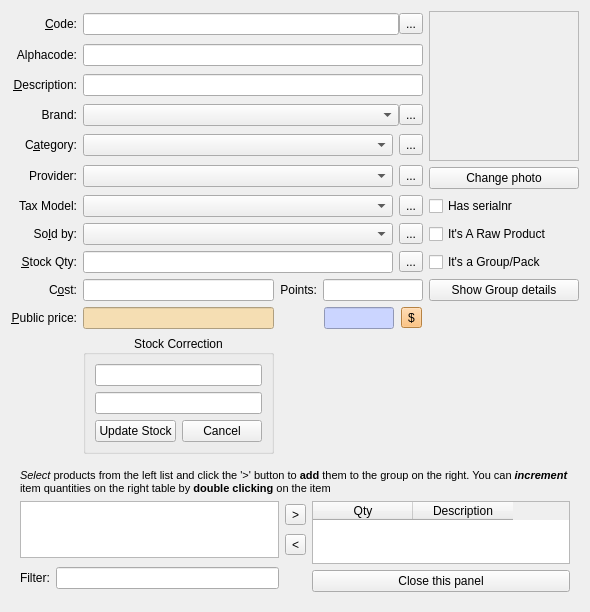
<?xml version="1.0" encoding="UTF-8"?>
<ui version="4.0">
 <class>productEditor</class>
 <widget class="QWidget" name="productEditor">
  <property name="geometry">
   <rect>
    <x>0</x>
    <y>0</y>
    <width>576</width>
    <height>493</height>
   </rect>
  </property>
  <property name="sizePolicy">
   <sizepolicy hsizetype="MinimumExpanding" vsizetype="Minimum">
    <horstretch>0</horstretch>
    <verstretch>0</verstretch>
   </sizepolicy>
  </property>
  <property name="windowTitle">
   <string>Product Editor</string>
  </property>
  <layout class="QGridLayout" name="gridLayout">
   <item row="0" column="0">
    <widget class="QLabel" name="label_5">
     <property name="sizePolicy">
      <sizepolicy hsizetype="Minimum" vsizetype="Maximum">
       <horstretch>0</horstretch>
       <verstretch>0</verstretch>
      </sizepolicy>
     </property>
     <property name="layoutDirection">
      <enum>Qt::LeftToRight</enum>
     </property>
     <property name="text">
      <string>&amp;Code:</string>
     </property>
     <property name="alignment">
      <set>Qt::AlignRight|Qt::AlignTrailing|Qt::AlignVCenter</set>
     </property>
     <property name="buddy">
      <cstring>editCode</cstring>
     </property>
    </widget>
   </item>
   <item row="0" column="1" colspan="3">
    <layout class="QHBoxLayout">
     <property name="spacing">
      <number>0</number>
     </property>
     <property name="margin">
      <number>0</number>
     </property>
     <item>
      <widget class="QLineEdit" name="editCode">
       <property name="sizePolicy">
        <sizepolicy hsizetype="MinimumExpanding" vsizetype="Fixed">
         <horstretch>0</horstretch>
         <verstretch>0</verstretch>
        </sizepolicy>
       </property>
       <property name="minimumSize">
        <size>
         <width>260</width>
         <height>0</height>
        </size>
       </property>
       <property name="maximumSize">
        <size>
         <width>16777215</width>
         <height>16777215</height>
        </size>
       </property>
      </widget>
     </item>
     <item>
      <widget class="QToolButton" name="btnChangeCode">
       <property name="toolTip">
        <string>Change code</string>
       </property>
       <property name="text">
        <string>...</string>
       </property>
       <property name="autoRaise">
        <bool>false</bool>
       </property>
      </widget>
     </item>
    </layout>
   </item>
   <item row="0" column="4" rowspan="6">
    <layout class="QVBoxLayout">
     <item>
      <widget class="QLabel" name="labelPhoto">
       <property name="sizePolicy">
        <sizepolicy hsizetype="Minimum" vsizetype="Minimum">
         <horstretch>0</horstretch>
         <verstretch>0</verstretch>
        </sizepolicy>
       </property>
       <property name="minimumSize">
        <size>
         <width>150</width>
         <height>150</height>
        </size>
       </property>
       <property name="frameShape">
        <enum>QFrame::StyledPanel</enum>
       </property>
       <property name="frameShadow">
        <enum>QFrame::Sunken</enum>
       </property>
       <property name="text">
        <string/>
       </property>
       <property name="alignment">
        <set>Qt::AlignCenter</set>
       </property>
      </widget>
     </item>
     <item>
      <widget class="QPushButton" name="btnPhoto">
       <property name="sizePolicy">
        <sizepolicy hsizetype="Minimum" vsizetype="Fixed">
         <horstretch>0</horstretch>
         <verstretch>0</verstretch>
        </sizepolicy>
       </property>
       <property name="text">
        <string>Change photo</string>
       </property>
      </widget>
     </item>
    </layout>
   </item>
   <item row="1" column="0">
    <widget class="QLabel" name="label_2">
     <property name="text">
      <string>Alphacode:</string>
     </property>
     <property name="alignment">
      <set>Qt::AlignRight|Qt::AlignTrailing|Qt::AlignVCenter</set>
     </property>
    </widget>
   </item>
   <item row="1" column="1" colspan="3">
    <widget class="QLineEdit" name="editAlphacode">
     <property name="sizePolicy">
      <sizepolicy hsizetype="MinimumExpanding" vsizetype="Fixed">
       <horstretch>0</horstretch>
       <verstretch>0</verstretch>
      </sizepolicy>
     </property>
     <property name="minimumSize">
      <size>
       <width>260</width>
       <height>0</height>
      </size>
     </property>
    </widget>
   </item>
   <item row="2" column="0">
    <widget class="QLabel" name="label_14">
     <property name="sizePolicy">
      <sizepolicy hsizetype="Minimum" vsizetype="Preferred">
       <horstretch>0</horstretch>
       <verstretch>0</verstretch>
      </sizepolicy>
     </property>
     <property name="layoutDirection">
      <enum>Qt::LeftToRight</enum>
     </property>
     <property name="text">
      <string>&amp;Description:</string>
     </property>
     <property name="alignment">
      <set>Qt::AlignRight|Qt::AlignTrailing|Qt::AlignVCenter</set>
     </property>
     <property name="buddy">
      <cstring>editDesc</cstring>
     </property>
    </widget>
   </item>
   <item row="2" column="1" colspan="3">
    <widget class="QLineEdit" name="editDesc">
     <property name="sizePolicy">
      <sizepolicy hsizetype="MinimumExpanding" vsizetype="Fixed">
       <horstretch>0</horstretch>
       <verstretch>0</verstretch>
      </sizepolicy>
     </property>
     <property name="minimumSize">
      <size>
       <width>260</width>
       <height>0</height>
      </size>
     </property>
    </widget>
   </item>
   <item row="3" column="0">
    <widget class="QLabel" name="label_4">
     <property name="text">
      <string>Brand:</string>
     </property>
     <property name="alignment">
      <set>Qt::AlignRight|Qt::AlignTrailing|Qt::AlignVCenter</set>
     </property>
    </widget>
   </item>
   <item row="3" column="1" colspan="3">
    <layout class="QHBoxLayout" name="horizontalLayout_4">
     <property name="spacing">
      <number>0</number>
     </property>
     <item>
      <widget class="QComboBox" name="brandCombo">
       <property name="sizePolicy">
        <sizepolicy hsizetype="Minimum" vsizetype="Fixed">
         <horstretch>0</horstretch>
         <verstretch>0</verstretch>
        </sizepolicy>
       </property>
       <property name="minimumSize">
        <size>
         <width>260</width>
         <height>0</height>
        </size>
       </property>
      </widget>
     </item>
     <item>
      <widget class="QToolButton" name="btnAddBrand">
       <property name="toolTip">
        <string>Add a new brand</string>
       </property>
       <property name="text">
        <string>...</string>
       </property>
       <property name="autoRaise">
        <bool>false</bool>
       </property>
      </widget>
     </item>
    </layout>
   </item>
   <item row="4" column="0">
    <widget class="QLabel" name="label_8">
     <property name="sizePolicy">
      <sizepolicy hsizetype="Minimum" vsizetype="Preferred">
       <horstretch>0</horstretch>
       <verstretch>0</verstretch>
      </sizepolicy>
     </property>
     <property name="layoutDirection">
      <enum>Qt::LeftToRight</enum>
     </property>
     <property name="text">
      <string>C&amp;ategory:</string>
     </property>
     <property name="alignment">
      <set>Qt::AlignRight|Qt::AlignTrailing|Qt::AlignVCenter</set>
     </property>
     <property name="buddy">
      <cstring>categoriesCombo</cstring>
     </property>
    </widget>
   </item>
   <item row="4" column="1" colspan="3">
    <layout class="QHBoxLayout" name="horizontalLayout">
     <item>
      <widget class="QComboBox" name="categoriesCombo">
       <property name="sizePolicy">
        <sizepolicy hsizetype="Minimum" vsizetype="Fixed">
         <horstretch>0</horstretch>
         <verstretch>0</verstretch>
        </sizepolicy>
       </property>
       <property name="minimumSize">
        <size>
         <width>260</width>
         <height>0</height>
        </size>
       </property>
      </widget>
     </item>
     <item>
      <widget class="QToolButton" name="btnAddCategory">
       <property name="toolTip">
        <string>Add a new category</string>
       </property>
       <property name="text">
        <string>...</string>
       </property>
       <property name="autoRaise">
        <bool>false</bool>
       </property>
      </widget>
     </item>
    </layout>
   </item>
   <item row="5" column="0">
    <widget class="QLabel" name="label_6">
     <property name="text">
      <string>Provider:</string>
     </property>
     <property name="alignment">
      <set>Qt::AlignRight|Qt::AlignTrailing|Qt::AlignVCenter</set>
     </property>
    </widget>
   </item>
   <item row="5" column="1" colspan="3">
    <layout class="QHBoxLayout" name="horizontalLayout_5">
     <item>
      <widget class="QComboBox" name="providerCombo">
       <property name="sizePolicy">
        <sizepolicy hsizetype="Minimum" vsizetype="Fixed">
         <horstretch>0</horstretch>
         <verstretch>0</verstretch>
        </sizepolicy>
       </property>
       <property name="minimumSize">
        <size>
         <width>260</width>
         <height>0</height>
        </size>
       </property>
      </widget>
     </item>
     <item>
      <widget class="QToolButton" name="btnAddProvider">
       <property name="toolTip">
        <string>Add a new provider</string>
       </property>
       <property name="text">
        <string>...</string>
       </property>
       <property name="autoRaise">
        <bool>false</bool>
       </property>
      </widget>
     </item>
    </layout>
   </item>
   <item row="6" column="0">
    <widget class="QLabel" name="label">
     <property name="text">
      <string>Tax Model:</string>
     </property>
     <property name="alignment">
      <set>Qt::AlignRight|Qt::AlignTrailing|Qt::AlignVCenter</set>
     </property>
    </widget>
   </item>
   <item row="6" column="1" colspan="3">
    <layout class="QHBoxLayout" name="horizontalLayout_3">
     <item>
      <widget class="QComboBox" name="taxModelCombo">
       <property name="minimumSize">
        <size>
         <width>260</width>
         <height>0</height>
        </size>
       </property>
      </widget>
     </item>
     <item>
      <widget class="QToolButton" name="btnAddTaxModel">
       <property name="toolTip">
        <string>Add a new tax model</string>
       </property>
       <property name="text">
        <string>...</string>
       </property>
       <property name="autoRaise">
        <bool>false</bool>
       </property>
      </widget>
     </item>
    </layout>
   </item>
   <item row="7" column="0">
    <widget class="QLabel" name="label_7">
     <property name="sizePolicy">
      <sizepolicy hsizetype="Minimum" vsizetype="Preferred">
       <horstretch>0</horstretch>
       <verstretch>0</verstretch>
      </sizepolicy>
     </property>
     <property name="layoutDirection">
      <enum>Qt::LeftToRight</enum>
     </property>
     <property name="text">
      <string>So&amp;ld by:</string>
     </property>
     <property name="alignment">
      <set>Qt::AlignRight|Qt::AlignTrailing|Qt::AlignVCenter</set>
     </property>
     <property name="buddy">
      <cstring>measuresCombo</cstring>
     </property>
    </widget>
   </item>
   <item row="7" column="1" colspan="3">
    <layout class="QHBoxLayout" name="horizontalLayout_2">
     <item>
      <widget class="QComboBox" name="measuresCombo">
       <property name="sizePolicy">
        <sizepolicy hsizetype="MinimumExpanding" vsizetype="Fixed">
         <horstretch>0</horstretch>
         <verstretch>0</verstretch>
        </sizepolicy>
       </property>
       <property name="minimumSize">
        <size>
         <width>260</width>
         <height>0</height>
        </size>
       </property>
      </widget>
     </item>
     <item>
      <widget class="QToolButton" name="btnAddUnits">
       <property name="toolTip">
        <string>Add a new unit</string>
       </property>
       <property name="text">
        <string>...</string>
       </property>
       <property name="autoRaise">
        <bool>false</bool>
       </property>
      </widget>
     </item>
    </layout>
   </item>
   <item row="6" column="4">
    <widget class="QCheckBox" name="chIsIndividual">
     <property name="text">
      <string>Has serialnr</string>
     </property>
    </widget>
   </item>
   <item row="7" column="4">
    <widget class="QCheckBox" name="chIsARaw">
     <property name="text">
      <string>It's A Raw Product</string>
     </property>
    </widget>
   </item>
   <item row="8" column="0">
    <widget class="QLabel" name="labelStockQty">
     <property name="sizePolicy">
      <sizepolicy hsizetype="Minimum" vsizetype="Preferred">
       <horstretch>0</horstretch>
       <verstretch>0</verstretch>
      </sizepolicy>
     </property>
     <property name="text">
      <string>&amp;Stock Qty:</string>
     </property>
     <property name="alignment">
      <set>Qt::AlignRight|Qt::AlignTrailing|Qt::AlignVCenter</set>
     </property>
     <property name="buddy">
      <cstring>editStockQty</cstring>
     </property>
    </widget>
   </item>
   <item row="8" column="1" colspan="3">
    <layout class="QHBoxLayout" name="horizontalLayout_6">
     <item>
      <widget class="QLineEdit" name="editStockQty">
       <property name="sizePolicy">
        <sizepolicy hsizetype="MinimumExpanding" vsizetype="Fixed">
         <horstretch>0</horstretch>
         <verstretch>0</verstretch>
        </sizepolicy>
       </property>
       <property name="minimumSize">
        <size>
         <width>260</width>
         <height>0</height>
        </size>
       </property>
       <property name="maximumSize">
        <size>
         <width>16777215</width>
         <height>16777215</height>
        </size>
       </property>
       <property name="readOnly">
        <bool>false</bool>
       </property>
      </widget>
     </item>
     <item>
      <widget class="QToolButton" name="btnStockCorrect">
       <property name="toolTip">
        <string>Correct stock</string>
       </property>
       <property name="text">
        <string>...</string>
       </property>
      </widget>
     </item>
    </layout>
   </item>
   <item row="8" column="4">
    <widget class="QCheckBox" name="chIsAGroup">
     <property name="text">
      <string>It's a Group/Pack</string>
     </property>
    </widget>
   </item>
   <item row="9" column="0">
    <widget class="QLabel" name="label_9">
     <property name="sizePolicy">
      <sizepolicy hsizetype="Minimum" vsizetype="Preferred">
       <horstretch>0</horstretch>
       <verstretch>0</verstretch>
      </sizepolicy>
     </property>
     <property name="layoutDirection">
      <enum>Qt::LeftToRight</enum>
     </property>
     <property name="text">
      <string>C&amp;ost:</string>
     </property>
     <property name="alignment">
      <set>Qt::AlignRight|Qt::AlignTrailing|Qt::AlignVCenter</set>
     </property>
     <property name="buddy">
      <cstring>editCost</cstring>
     </property>
    </widget>
   </item>
   <item row="9" column="1">
    <widget class="QLineEdit" name="editCost">
     <property name="sizePolicy">
      <sizepolicy hsizetype="MinimumExpanding" vsizetype="Fixed">
       <horstretch>0</horstretch>
       <verstretch>0</verstretch>
      </sizepolicy>
     </property>
     <property name="minimumSize">
      <size>
       <width>100</width>
       <height>0</height>
      </size>
     </property>
     <property name="maximumSize">
      <size>
       <width>16777215</width>
       <height>16777215</height>
      </size>
     </property>
    </widget>
   </item>
   <item row="9" column="2">
    <widget class="QLabel" name="label_15">
     <property name="sizePolicy">
      <sizepolicy hsizetype="Minimum" vsizetype="Preferred">
       <horstretch>0</horstretch>
       <verstretch>0</verstretch>
      </sizepolicy>
     </property>
     <property name="layoutDirection">
      <enum>Qt::LeftToRight</enum>
     </property>
     <property name="text">
      <string>Points:</string>
     </property>
     <property name="alignment">
      <set>Qt::AlignRight|Qt::AlignTrailing|Qt::AlignVCenter</set>
     </property>
     <property name="buddy">
      <cstring>editPoints</cstring>
     </property>
    </widget>
   </item>
   <item row="9" column="3">
    <widget class="QLineEdit" name="editPoints">
     <property name="sizePolicy">
      <sizepolicy hsizetype="MinimumExpanding" vsizetype="Fixed">
       <horstretch>0</horstretch>
       <verstretch>0</verstretch>
      </sizepolicy>
     </property>
     <property name="minimumSize">
      <size>
       <width>100</width>
       <height>0</height>
      </size>
     </property>
     <property name="maximumSize">
      <size>
       <width>60</width>
       <height>16777215</height>
      </size>
     </property>
     <property name="readOnly">
      <bool>false</bool>
     </property>
    </widget>
   </item>
   <item row="9" column="4">
    <widget class="QPushButton" name="btnShowGroup">
     <property name="text">
      <string>Show Group details</string>
     </property>
    </widget>
   </item>
   <item row="10" column="0">
    <widget class="QLabel" name="label_13">
     <property name="sizePolicy">
      <sizepolicy hsizetype="Minimum" vsizetype="Preferred">
       <horstretch>0</horstretch>
       <verstretch>0</verstretch>
      </sizepolicy>
     </property>
     <property name="layoutDirection">
      <enum>Qt::LeftToRight</enum>
     </property>
     <property name="text">
      <string>&amp;Public price:</string>
     </property>
     <property name="alignment">
      <set>Qt::AlignRight|Qt::AlignTrailing|Qt::AlignVCenter</set>
     </property>
     <property name="buddy">
      <cstring>editFinalPrice</cstring>
     </property>
    </widget>
   </item>
   <item row="10" column="1">
    <widget class="QLineEdit" name="editFinalPrice">
     <property name="sizePolicy">
      <sizepolicy hsizetype="MinimumExpanding" vsizetype="Fixed">
       <horstretch>0</horstretch>
       <verstretch>0</verstretch>
      </sizepolicy>
     </property>
     <property name="minimumSize">
      <size>
       <width>100</width>
       <height>0</height>
      </size>
     </property>
     <property name="maximumSize">
      <size>
       <width>16777215</width>
       <height>16777215</height>
      </size>
     </property>
     <property name="statusTip">
      <string>Can be calculated with de + button</string>
     </property>
     <property name="styleSheet">
      <string>background: wheat;</string>
     </property>
     <property name="readOnly">
      <bool>false</bool>
     </property>
    </widget>
   </item>
   <item row="10" column="3">
    <layout class="QHBoxLayout" name="horizontalLayout_8">
     <item>
      <widget class="QLineEdit" name="editUtility">
       <property name="sizePolicy">
        <sizepolicy hsizetype="Maximum" vsizetype="Fixed">
         <horstretch>0</horstretch>
         <verstretch>0</verstretch>
        </sizepolicy>
       </property>
       <property name="minimumSize">
        <size>
         <width>70</width>
         <height>0</height>
        </size>
       </property>
       <property name="maximumSize">
        <size>
         <width>70</width>
         <height>16777215</height>
        </size>
       </property>
       <property name="toolTip">
        <string>Profit margin. Used to auto calculate the price</string>
       </property>
       <property name="styleSheet">
        <string>background: rgb(203,213,255);</string>
       </property>
      </widget>
     </item>
     <item>
      <widget class="QToolButton" name="btnCalculatePrice">
       <property name="palette">
        <palette>
         <active>
          <colorrole role="WindowText">
           <brush brushstyle="SolidPattern">
            <color alpha="255">
             <red>0</red>
             <green>0</green>
             <blue>0</blue>
            </color>
           </brush>
          </colorrole>
          <colorrole role="Button">
           <brush brushstyle="SolidPattern">
            <color alpha="255">
             <red>255</red>
             <green>182</green>
             <blue>93</blue>
            </color>
           </brush>
          </colorrole>
          <colorrole role="Light">
           <brush brushstyle="SolidPattern">
            <color alpha="255">
             <red>255</red>
             <green>240</green>
             <blue>221</blue>
            </color>
           </brush>
          </colorrole>
          <colorrole role="Midlight">
           <brush brushstyle="SolidPattern">
            <color alpha="255">
             <red>255</red>
             <green>211</green>
             <blue>157</blue>
            </color>
           </brush>
          </colorrole>
          <colorrole role="Dark">
           <brush brushstyle="SolidPattern">
            <color alpha="255">
             <red>127</red>
             <green>91</green>
             <blue>46</blue>
            </color>
           </brush>
          </colorrole>
          <colorrole role="Mid">
           <brush brushstyle="SolidPattern">
            <color alpha="255">
             <red>170</red>
             <green>121</green>
             <blue>62</blue>
            </color>
           </brush>
          </colorrole>
          <colorrole role="Text">
           <brush brushstyle="SolidPattern">
            <color alpha="255">
             <red>0</red>
             <green>0</green>
             <blue>0</blue>
            </color>
           </brush>
          </colorrole>
          <colorrole role="BrightText">
           <brush brushstyle="SolidPattern">
            <color alpha="255">
             <red>255</red>
             <green>255</green>
             <blue>255</blue>
            </color>
           </brush>
          </colorrole>
          <colorrole role="ButtonText">
           <brush brushstyle="SolidPattern">
            <color alpha="255">
             <red>0</red>
             <green>0</green>
             <blue>0</blue>
            </color>
           </brush>
          </colorrole>
          <colorrole role="Base">
           <brush brushstyle="SolidPattern">
            <color alpha="255">
             <red>255</red>
             <green>255</green>
             <blue>255</blue>
            </color>
           </brush>
          </colorrole>
          <colorrole role="Window">
           <brush brushstyle="SolidPattern">
            <color alpha="255">
             <red>255</red>
             <green>182</green>
             <blue>93</blue>
            </color>
           </brush>
          </colorrole>
          <colorrole role="Shadow">
           <brush brushstyle="SolidPattern">
            <color alpha="255">
             <red>0</red>
             <green>0</green>
             <blue>0</blue>
            </color>
           </brush>
          </colorrole>
          <colorrole role="AlternateBase">
           <brush brushstyle="SolidPattern">
            <color alpha="255">
             <red>255</red>
             <green>218</green>
             <blue>174</blue>
            </color>
           </brush>
          </colorrole>
         </active>
         <inactive>
          <colorrole role="WindowText">
           <brush brushstyle="SolidPattern">
            <color alpha="255">
             <red>0</red>
             <green>0</green>
             <blue>0</blue>
            </color>
           </brush>
          </colorrole>
          <colorrole role="Button">
           <brush brushstyle="SolidPattern">
            <color alpha="255">
             <red>255</red>
             <green>182</green>
             <blue>93</blue>
            </color>
           </brush>
          </colorrole>
          <colorrole role="Light">
           <brush brushstyle="SolidPattern">
            <color alpha="255">
             <red>255</red>
             <green>240</green>
             <blue>221</blue>
            </color>
           </brush>
          </colorrole>
          <colorrole role="Midlight">
           <brush brushstyle="SolidPattern">
            <color alpha="255">
             <red>255</red>
             <green>211</green>
             <blue>157</blue>
            </color>
           </brush>
          </colorrole>
          <colorrole role="Dark">
           <brush brushstyle="SolidPattern">
            <color alpha="255">
             <red>127</red>
             <green>91</green>
             <blue>46</blue>
            </color>
           </brush>
          </colorrole>
          <colorrole role="Mid">
           <brush brushstyle="SolidPattern">
            <color alpha="255">
             <red>170</red>
             <green>121</green>
             <blue>62</blue>
            </color>
           </brush>
          </colorrole>
          <colorrole role="Text">
           <brush brushstyle="SolidPattern">
            <color alpha="255">
             <red>0</red>
             <green>0</green>
             <blue>0</blue>
            </color>
           </brush>
          </colorrole>
          <colorrole role="BrightText">
           <brush brushstyle="SolidPattern">
            <color alpha="255">
             <red>255</red>
             <green>255</green>
             <blue>255</blue>
            </color>
           </brush>
          </colorrole>
          <colorrole role="ButtonText">
           <brush brushstyle="SolidPattern">
            <color alpha="255">
             <red>0</red>
             <green>0</green>
             <blue>0</blue>
            </color>
           </brush>
          </colorrole>
          <colorrole role="Base">
           <brush brushstyle="SolidPattern">
            <color alpha="255">
             <red>255</red>
             <green>255</green>
             <blue>255</blue>
            </color>
           </brush>
          </colorrole>
          <colorrole role="Window">
           <brush brushstyle="SolidPattern">
            <color alpha="255">
             <red>255</red>
             <green>182</green>
             <blue>93</blue>
            </color>
           </brush>
          </colorrole>
          <colorrole role="Shadow">
           <brush brushstyle="SolidPattern">
            <color alpha="255">
             <red>0</red>
             <green>0</green>
             <blue>0</blue>
            </color>
           </brush>
          </colorrole>
          <colorrole role="AlternateBase">
           <brush brushstyle="SolidPattern">
            <color alpha="255">
             <red>255</red>
             <green>218</green>
             <blue>174</blue>
            </color>
           </brush>
          </colorrole>
         </inactive>
         <disabled>
          <colorrole role="WindowText">
           <brush brushstyle="SolidPattern">
            <color alpha="255">
             <red>127</red>
             <green>91</green>
             <blue>46</blue>
            </color>
           </brush>
          </colorrole>
          <colorrole role="Button">
           <brush brushstyle="SolidPattern">
            <color alpha="255">
             <red>255</red>
             <green>182</green>
             <blue>93</blue>
            </color>
           </brush>
          </colorrole>
          <colorrole role="Light">
           <brush brushstyle="SolidPattern">
            <color alpha="255">
             <red>255</red>
             <green>240</green>
             <blue>221</blue>
            </color>
           </brush>
          </colorrole>
          <colorrole role="Midlight">
           <brush brushstyle="SolidPattern">
            <color alpha="255">
             <red>255</red>
             <green>211</green>
             <blue>157</blue>
            </color>
           </brush>
          </colorrole>
          <colorrole role="Dark">
           <brush brushstyle="SolidPattern">
            <color alpha="255">
             <red>127</red>
             <green>91</green>
             <blue>46</blue>
            </color>
           </brush>
          </colorrole>
          <colorrole role="Mid">
           <brush brushstyle="SolidPattern">
            <color alpha="255">
             <red>170</red>
             <green>121</green>
             <blue>62</blue>
            </color>
           </brush>
          </colorrole>
          <colorrole role="Text">
           <brush brushstyle="SolidPattern">
            <color alpha="255">
             <red>127</red>
             <green>91</green>
             <blue>46</blue>
            </color>
           </brush>
          </colorrole>
          <colorrole role="BrightText">
           <brush brushstyle="SolidPattern">
            <color alpha="255">
             <red>255</red>
             <green>255</green>
             <blue>255</blue>
            </color>
           </brush>
          </colorrole>
          <colorrole role="ButtonText">
           <brush brushstyle="SolidPattern">
            <color alpha="255">
             <red>127</red>
             <green>91</green>
             <blue>46</blue>
            </color>
           </brush>
          </colorrole>
          <colorrole role="Base">
           <brush brushstyle="SolidPattern">
            <color alpha="255">
             <red>255</red>
             <green>182</green>
             <blue>93</blue>
            </color>
           </brush>
          </colorrole>
          <colorrole role="Window">
           <brush brushstyle="SolidPattern">
            <color alpha="255">
             <red>255</red>
             <green>182</green>
             <blue>93</blue>
            </color>
           </brush>
          </colorrole>
          <colorrole role="Shadow">
           <brush brushstyle="SolidPattern">
            <color alpha="255">
             <red>0</red>
             <green>0</green>
             <blue>0</blue>
            </color>
           </brush>
          </colorrole>
          <colorrole role="AlternateBase">
           <brush brushstyle="SolidPattern">
            <color alpha="255">
             <red>255</red>
             <green>182</green>
             <blue>93</blue>
            </color>
           </brush>
          </colorrole>
         </disabled>
        </palette>
       </property>
       <property name="toolTip">
        <string>Calculate price based on utility</string>
       </property>
       <property name="statusTip">
        <string>Calculate price automatically</string>
       </property>
       <property name="text">
        <string>$</string>
       </property>
      </widget>
     </item>
    </layout>
   </item>
   <item row="11" column="1">
    <widget class="QGroupBox" name="groupFloatPanel">
     <property name="minimumSize">
      <size>
       <width>0</width>
       <height>0</height>
      </size>
     </property>
     <property name="title">
      <string>Stock Correction</string>
     </property>
     <property name="alignment">
      <set>Qt::AlignCenter</set>
     </property>
     <property name="checkable">
      <bool>false</bool>
     </property>
     <layout class="QVBoxLayout" name="verticalLayout">
      <item>
       <widget class="MibitLineEdit" name="editNewStock"/>
      </item>
      <item>
       <widget class="MibitLineEdit" name="editReason"/>
      </item>
      <item>
       <layout class="QHBoxLayout" name="horizontalLayout_7">
        <item>
         <widget class="QPushButton" name="btnOk">
          <property name="minimumSize">
           <size>
            <width>0</width>
            <height>0</height>
           </size>
          </property>
          <property name="maximumSize">
           <size>
            <width>16777215</width>
            <height>16777215</height>
           </size>
          </property>
          <property name="text">
           <string>Update Stock</string>
          </property>
         </widget>
        </item>
        <item>
         <widget class="QPushButton" name="btnCancel">
          <property name="text">
           <string>Cancel</string>
          </property>
         </widget>
        </item>
       </layout>
      </item>
     </layout>
    </widget>
   </item>
   <item row="12" column="0" colspan="5">
    <widget class="QFrame" name="groupsPanel">
     <layout class="QGridLayout" name="gridLayout_2">
      <item row="0" column="0" colspan="3">
       <layout class="QHBoxLayout" name="horizontalLayout_9">
        <item>
         <widget class="QLabel" name="label_3">
          <property name="text">
           <string>&lt;!DOCTYPE HTML PUBLIC &quot;-//W3C//DTD HTML 4.0//EN&quot; &quot;http://www.w3.org/TR/REC-html40/strict.dtd&quot;&gt;
&lt;html&gt;&lt;head&gt;&lt;meta name=&quot;qrichtext&quot; content=&quot;1&quot; /&gt;&lt;style type=&quot;text/css&quot;&gt;
p, li { white-space: pre-wrap; }
&lt;/style&gt;&lt;/head&gt;&lt;body style=&quot; font-family:'Lucida Grande'; font-size:8pt; font-weight:400; font-style:normal;&quot;&gt;
&lt;p style=&quot; margin-top:0px; margin-bottom:0px; margin-left:0px; margin-right:0px; -qt-block-indent:0; text-indent:0px;&quot;&gt;&lt;span style=&quot; font-style:italic;&quot;&gt;Select&lt;/span&gt; products from the left list and click the '&amp;gt;' button to &lt;span style=&quot; font-weight:600;&quot;&gt;add&lt;/span&gt; them to the group on the right. You can&lt;span style=&quot; font-style:italic;&quot;&gt; &lt;/span&gt;&lt;span style=&quot; font-weight:600; font-style:italic;&quot;&gt;increment&lt;/span&gt;&lt;span style=&quot; font-weight:600;&quot;&gt; &lt;/span&gt;item quantities on the right table by &lt;span style=&quot; font-weight:600;&quot;&gt;double clicking&lt;/span&gt; on the item&lt;/p&gt;&lt;/body&gt;&lt;/html&gt;</string>
          </property>
          <property name="wordWrap">
           <bool>true</bool>
          </property>
         </widget>
        </item>
       </layout>
      </item>
      <item row="1" column="0">
       <widget class="QListView" name="sourcePView">
        <property name="editTriggers">
         <set>QAbstractItemView::NoEditTriggers</set>
        </property>
        <property name="alternatingRowColors">
         <bool>false</bool>
        </property>
        <property name="selectionMode">
         <enum>QAbstractItemView::MultiSelection</enum>
        </property>
        <property name="selectionBehavior">
         <enum>QAbstractItemView::SelectRows</enum>
        </property>
        <property name="modelColumn">
         <number>0</number>
        </property>
       </widget>
      </item>
      <item row="1" column="1">
       <layout class="QVBoxLayout" name="verticalLayout_2">
        <item>
         <widget class="QToolButton" name="btnAdd">
          <property name="toolTip">
           <string>Add selected products to the group</string>
          </property>
          <property name="text">
           <string>&gt;</string>
          </property>
         </widget>
        </item>
        <item>
         <widget class="QToolButton" name="btnRemove">
          <property name="toolTip">
           <string>Remove selected products from the group</string>
          </property>
          <property name="text">
           <string>&lt;</string>
          </property>
         </widget>
        </item>
       </layout>
      </item>
      <item row="2" column="0" rowspan="2">
       <layout class="QHBoxLayout" name="horizontalLayout_10">
        <item>
         <widget class="QLabel" name="label_10">
          <property name="text">
           <string>Filter:</string>
          </property>
         </widget>
        </item>
        <item>
         <widget class="QLineEdit" name="editFilter">
          <property name="toolTip">
           <string>You can filter the products by description,</string>
          </property>
          <property name="text">
           <string/>
          </property>
         </widget>
        </item>
       </layout>
      </item>
      <item row="3" column="2">
       <widget class="QPushButton" name="btnCloseGroup">
        <property name="text">
         <string>Close this panel</string>
        </property>
       </widget>
      </item>
      <item row="1" column="2" rowspan="2">
       <widget class="QTableWidget" name="groupView">
        <property name="styleSheet">
         <string notr="true"/>
        </property>
        <property name="editTriggers">
         <set>QAbstractItemView::NoEditTriggers</set>
        </property>
        <property name="selectionMode">
         <enum>QAbstractItemView::SingleSelection</enum>
        </property>
        <property name="selectionBehavior">
         <enum>QAbstractItemView::SelectRows</enum>
        </property>
        <column>
         <property name="text">
          <string>Qty</string>
         </property>
        </column>
        <column>
         <property name="text">
          <string>Description</string>
         </property>
        </column>
       </widget>
      </item>
     </layout>
    </widget>
   </item>
  </layout>
 </widget>
 <customwidgets>
  <customwidget>
   <class>MibitLineEdit</class>
   <extends>QLineEdit</extends>
   <header>../../../mibitWidgets/mibitlineedit.h</header>
  </customwidget>
 </customwidgets>
 <tabstops>
  <tabstop>editCode</tabstop>
  <tabstop>editAlphacode</tabstop>
  <tabstop>editDesc</tabstop>
  <tabstop>brandCombo</tabstop>
  <tabstop>categoriesCombo</tabstop>
  <tabstop>providerCombo</tabstop>
  <tabstop>taxModelCombo</tabstop>
  <tabstop>measuresCombo</tabstop>
  <tabstop>editStockQty</tabstop>
  <tabstop>editCost</tabstop>
  <tabstop>editPoints</tabstop>
  <tabstop>editFinalPrice</tabstop>
  <tabstop>editUtility</tabstop>
  <tabstop>btnCalculatePrice</tabstop>
  <tabstop>btnPhoto</tabstop>
  <tabstop>btnChangeCode</tabstop>
  <tabstop>btnAddBrand</tabstop>
  <tabstop>btnAddCategory</tabstop>
  <tabstop>btnAddProvider</tabstop>
  <tabstop>btnAddTaxModel</tabstop>
  <tabstop>btnAddUnits</tabstop>
  <tabstop>btnStockCorrect</tabstop>
 </tabstops>
 <resources/>
 <connections/>
</ui>
